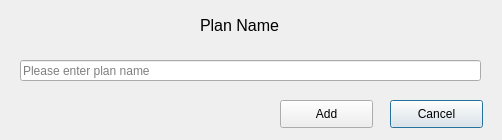
<?xml version="1.0" encoding="UTF-8"?>
<ui version="4.0">
 <class>Dialog2</class>
 <widget class="QDialog" name="Dialog2">
  <property name="geometry">
   <rect>
    <x>0</x>
    <y>0</y>
    <width>502</width>
    <height>140</height>
   </rect>
  </property>
  <property name="windowTitle">
   <string>Dialog</string>
  </property>
  <widget class="QLabel" name="lbl_PlanName_Dlg2">
   <property name="geometry">
    <rect>
     <x>200</x>
     <y>10</y>
     <width>101</width>
     <height>31</height>
    </rect>
   </property>
   <property name="font">
    <font>
     <family>Microsoft Sans Serif</family>
    </font>
   </property>
   <property name="text">
    <string>&lt;html&gt;&lt;head/&gt;&lt;body&gt;&lt;p&gt;&lt;span style=&quot; font-size:12pt;&quot;&gt;Plan Name&lt;/span&gt;&lt;/p&gt;&lt;/body&gt;&lt;/html&gt;</string>
   </property>
  </widget>
  <widget class="QLineEdit" name="planNameEdit_Dlg2">
   <property name="geometry">
    <rect>
     <x>20</x>
     <y>60</y>
     <width>461</width>
     <height>21</height>
    </rect>
   </property>
   <property name="toolTip">
    <string/>
   </property>
   <property name="statusTip">
    <string/>
   </property>
   <property name="inputMask">
    <string/>
   </property>
   <property name="text">
    <string/>
   </property>
   <property name="placeholderText">
    <string>Please enter plan name</string>
   </property>
  </widget>
  <widget class="QPushButton" name="btn_Cancel_Dlg2">
   <property name="geometry">
    <rect>
     <x>390</x>
     <y>100</y>
     <width>93</width>
     <height>28</height>
    </rect>
   </property>
   <property name="text">
    <string>Cancel</string>
   </property>
  </widget>
  <widget class="QPushButton" name="btn_AddPlan_Dlg2">
   <property name="geometry">
    <rect>
     <x>280</x>
     <y>100</y>
     <width>93</width>
     <height>28</height>
    </rect>
   </property>
   <property name="text">
    <string>Add</string>
   </property>
  </widget>
 </widget>
 <resources/>
 <connections/>
</ui>
